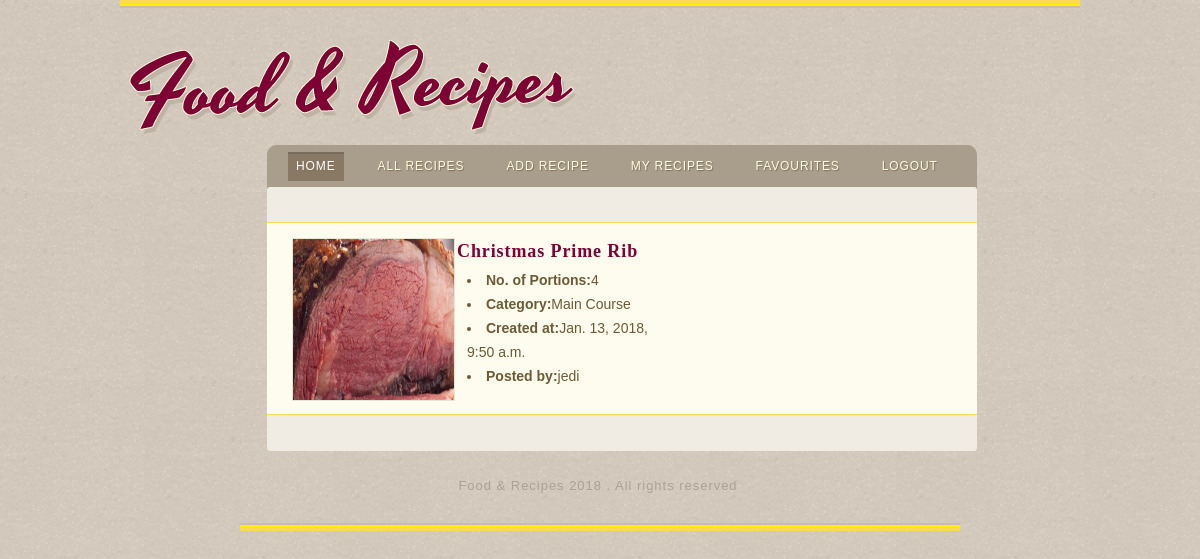
The page /favourites/1/ (signed in) on the database its author committed.
### RecipeApp/models.py (models this page shows)
class Favourite(models.Model):
    id_recipe = models.ForeignKey(Recipe, on_delete=models.CASCADE)
    id_user = models.ForeignKey(User, on_delete=models.CASCADE)

class Recipe(models.Model):
    name = models.CharField(max_length=45)
    category = models.IntegerField(choices=[
        (1, "Soup"),
        (2, "Dessert"),
        (3, "Main Course"),
        (4, "Salad/ Starter"),
    ]
    )
    no_portions = models.IntegerField()
    text = models.TextField(max_length=10000)
    created = models.DateTimeField(auto_now_add=True)
    updated = models.DateTimeField(auto_now=True)
    id_user = models.ForeignKey(User)
    image = models.ImageField(upload_to='recipes')

### RecipeApp/views.py (the view)
class FavouritesListView(ListView):
    template_name = 'favourites.html'
    model = Favourite
    context_object_name = 'favourites'
    def get_queryset(self, *args, **kwargs):
        return Favourite.objects.all()

### RecipeApp/templates/favourites.html (shortened to what this page needs)
{% extends 'layout.html' %}
{% load static %}
{% block content %}
<div id="content">
					<div>
						<ul>
                        {% for recipe in favourites %}
                            {%  if request.user.pk == recipe.id_user.pk %}
							<li>
								<a style="width:25%" href="#"><img style="height:161px;width:161px"src="{{ recipe.id_recipe.image.url }}" alt="Image"></a>
								<div style="">
									<h3><a href="#">{{ recipe.id_recipe.name }}</a></h3><div>
                                        <ul style="padding:5px;">
                                            <li><strong>No. of Portions:</strong>{{ recipe.id_recipe.no_portions }}</li>
                                            <li><strong>Category:</strong>{{ recipe.id_recipe.get_category_display}}</li>
                                            <li><strong>Created at:</strong>{{ recipe.id_recipe.created }}</li>
                                            <li><strong>Posted by:</strong>{{ recipe.id_recipe.id_user.username }}</li>
                                        </ul>
								</div></div>
							</li>
                            {% endif %}
                        {% endfor %}
                        </ul>
                    </div>
</div>
{% endblock %}

### RecipeApp/static/css/style.css (style rules this page uses)
body { background: url(../../static/images/bg-body.jpg) repeat; color: #6c5b37; font-family: Arial, Helvetica, sans-serif; font-size: 14px; margin: 0; min-width: 960px; padding: 0; }
a { outline: none; }
img { border: 0; }
ul { list-style: none; margin: 0; padding: 0; }
h1, h2, h3, h5 { margin: 0; }
div.header div a, div.body div div:first-child a, div.body div:first-child div.footer ul li a, div.body div:first-child div.body div a { display: inline-block; }
div.body div:first-child { height: auto; margin: auto; width: 80%; }
div.body div:first-child div.body div { background: url(../../static/images/bg-gallery.png) repeat-y; border-radius: 8px 8px 0 0; height: 427px; }
div.body div:first-child div.body div a img { margin: 1px 1px 0 4px; }
div.body div:first-child div.body ul { background: url(../../static/images/interface.png) no-repeat center -57px; height: 88px; margin: 0 0 0; overflow: hidden; }
div.body div:first-child div.body ul li { background: url(../../static/images/bg-separator.jpg) no-repeat left 10px; color: #fffffd; float: left; margin: 0 0 0 1px; overflow: hidden; text-transform: none; width: 236px; }
div.body div:first-child div.body ul li:first-child { background: none; margin: 0 0 0 3px; }
div.body div:first-child div.body ul li img { margin: 13px 10px 0; }
div.body div:first-child div.body ul li a { float: left; margin: 0; }
div.body div:first-child div.body ul li div { background: none; border-radius: 0; float: left; height: auto; margin: 0; padding: 8px 0 0; width: 150px; }
div.body div { height: auto; width: 100%; margin:auto; }
div.body div div { float: none; margin: 20px 0 0; }
div.body div div:first-child { float: none; height: auto; margin: 0; width: auto; }
div.body div div:first-child img { margin: auto; }
div.body div div h3, div.body div div h4 { color: #850028; font-family: "Times New Roman", Times, serif; font-size: 18px; letter-spacing: 0.05em; line-height: 24px; margin: 0; padding: 0; text-transform: uppercase; }
div.body div#content { background: url(../../static/images/bg-content-top.jpg) no-repeat center top; border-radius: 0; height: auto; margin: 0 0 0 3px; padding: 2px 0 0; width: 710px; }
div.body div#content div { background: #f0ece3 url(../../static/images/bg-content-bottom.gif) no-repeat center bottom; border-radius: 0; height: auto; padding: 13px 0 36px; width: 710px; }
div.body div#content div div { background: none; padding: 0 25px; width: auto; }
div.body div#content div div h3 { padding: 7px 0 0; text-transform: none; }
div.body div#content div div ul { margin: 0 0 20px; padding: 0; }
div.body div#content div div ul li { background: none; border: 0; color: #6C5B37; float: none; height: auto; margin: 0; padding: 0 0 30px; width: auto; }
div.body div#content div p, div.body div#content div ul li { padding: 0 25px; }
div.body div#content div ul { background: none; height: auto; padding: 20px 0 0; }
div.body div#content div ul li { background: #fdfcef; border-bottom: 1px solid #FCDA55; border-top: 1px solid #FCDA55; float: none; height: 191px; margin: 23px 0 0; width: 660px; }
div.body div#content div ul li:first-child { margin: 0; }
div.body div#content div ul li a { float: left; display: inline-block; }
div.body div#content div ul li a img { border: 1px solid #e7e6d5; margin: 15px 18px 0 0; }
div.body div#content div ul li div { background: none; float: left; min-height: inherit; padding: 16px 0 0; width: 480px; }
div.body div#content div ul li div div { float: none; height: auto; margin: 0; overflow: hidden; padding: 0; width: auto; }
div.body div#content div ul li div div ul { float: left; list-style: disc inside; margin: 0; padding: 0 0 0 30px; width: 190px; }
div.body div#content div ul li div div ul li { border: 0; color: #6C5B37; height: auto; line-height: 24px; padding: 0 0 0 5px; width: auto; }
div.body div#content div ul li div h3 { color: #7d0133; font-size: 18px; line-height: 24px; padding: 0; text-transform: none; }
div.body div#content div ul li div h3 a, div.body div#content div div h3 a { color: #7d0133; float: none; text-decoration: none; }

### rows shown on the page
Favourite: id_recipe.image (picture), id_recipe.name "Christmas Prime Rib", id_recipe.no_portions "4", id_recipe.category "Main Course", id_recipe.created "Jan. 13, 2018, 9:50 a.m.", id_recipe.id_user.username "jedi"
